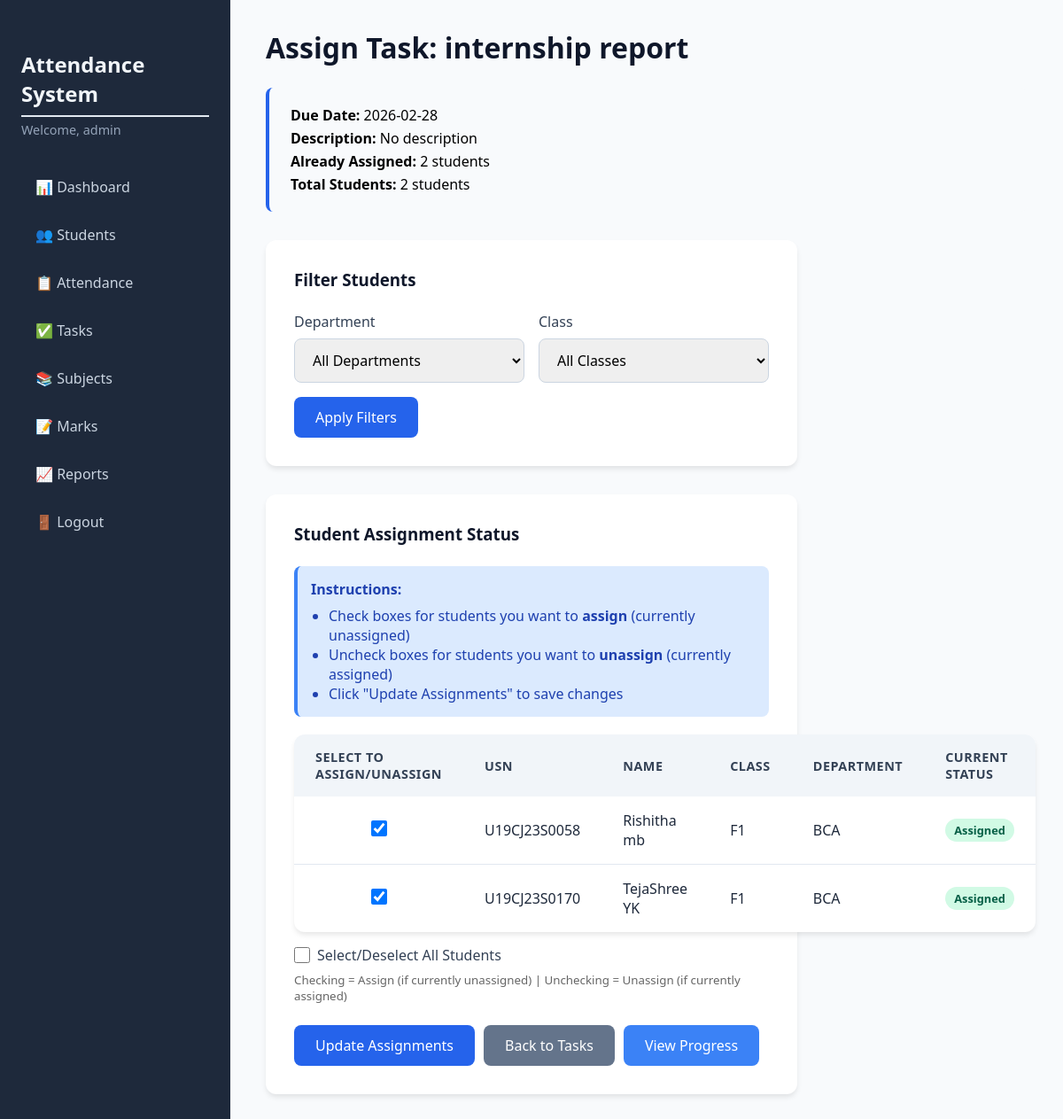
The page /tasks/assign/1 (signed in) on the database as committed earlier.
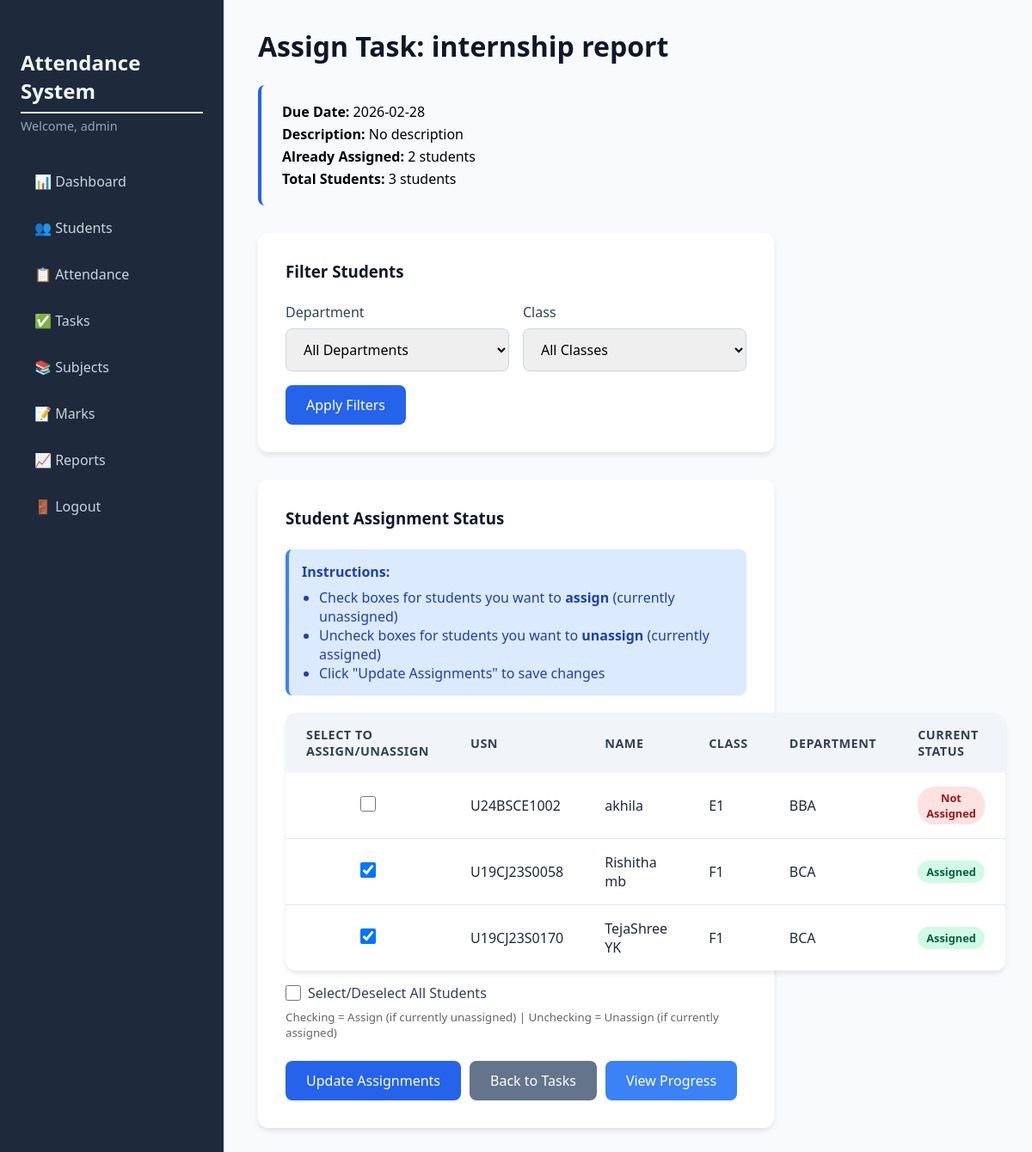
The same page on the database as committed later.
### tables this page shows
CREATE TABLE students (
                id INTEGER PRIMARY KEY AUTOINCREMENT,
                usn TEXT UNIQUE NOT NULL,
                name TEXT NOT NULL,
                email TEXT UNIQUE NOT NULL,
                phone TEXT,
                class TEXT NOT NULL,
                department TEXT NOT NULL,
                parent_name TEXT,
                parent_phone TEXT,
                parent_email TEXT
            );

### app.py (the view)
@app.route('/tasks/assign/<int:task_id>', methods=['GET'])
@login_required
def assign_task_page(task_id):
    db = get_db()
    task = db.execute("SELECT * FROM tasks WHERE id = ?", (task_id,)).fetchone()
    if not task:
        flash('Task not found.', 'danger')
        return redirect(url_for('tasks'))
    all_students = db.execute("SELECT * FROM students ORDER BY class, department, name").fetchall()
    assigned = db.execute(
        "SELECT student_id FROM student_tasks WHERE task_id = ?", (task_id,)
    ).fetchall()
    assigned_ids = [a['student_id'] for a in assigned]
    students_with_status = []
    for student in all_students:
        student_dict = dict(student)
        student_dict['assigned'] = student['id'] in assigned_ids
        students_with_status.append(student_dict)
    departments = sorted(set(s['department'] for s in students_with_status))
    classes = sorted(set(s['class'] for s in students_with_status))
    return render_template('assign_task.html',
                         task=task,
                         all_students=students_with_status,
                         assigned_count=len(assigned_ids),
                         total_students=len(all_students),
                         departments=departments,
                         classes=classes)

### app.py (called while the page is built)
def get_db():
    db = getattr(g, '_database', None)
    if db is None:
        db = g._database = sqlite3.connect(DATABASE)
        db.row_factory = sqlite3.Row
    return db

@app.teardown_appcontext
def close_connection(exception):
    db = getattr(g, '_database', None)
    if db is not None:
        db.close()

def login_required(f):
    @wraps(f)
    def decorated_function(*args, **kwargs):
        if 'admin_id' not in session:
            flash('Please log in to access this page.', 'warning')
            return redirect(url_for('login'))
        return f(*args, **kwargs)
    return decorated_function

### templates/assign_task.html (shortened to what the changed rows need)
{% extends "base.html" %}
{% block content %}
<h1>Assign Task: {{ task.title }}</h1>
<div class="task-meta">
    <p><strong>Due Date:</strong> {{ task.due_date }}</p>
    <p><strong>Description:</strong> {{ task.description or 'No description' }}</p>
    <p><strong>Already Assigned:</strong> {{ assigned_count }} students</p>
    <p><strong>Total Students:</strong> {{ total_students }} students</p>
</div>
<div class="form-card">
    {% if all_students %}
    <form method="POST" action="{{ url_for('update_task_assignments', task_id=task.id) }}" id="assignForm">
        <div class="table-responsive">
            <table class="table" id="studentsTable">
                <thead>
                    <tr>
                        <th>Select to Assign/Unassign</th>
                        <th>USN</th>
                        <th>Name</th>
                        <th>Class</th>
                        <th>Department</th>
                        <th>Current Status</th>
                    </tr>
                </thead>
                <tbody>
                    {% for student in all_students %}
                    <tr data-department="{{ student.department }}" data-class="{{ student.class }}">
                        <td style="text-align: center; vertical-align: middle;">
                            <input type="checkbox" name="student_ids" value="{{ student.id }}" class="student-checkbox"
                                {% if student.assigned %}checked{% endif %}>
                        </td>
                        <td>{{ student.usn }}</td>
                        <td>{{ student.name }}</td>
                        <td>{{ student.class }}</td>
                        <td>{{ student.department }}</td>
                        <td>
                            {% if student.assigned %}
                            <span class="badge badge-present">Assigned</span>
                            {% else %}
                            <span class="badge badge-absent">Not Assigned</span>
                            {% endif %}
                        </td>
                    </tr>
                    {% endfor %}
                </tbody>
            </table>
        </div>
    </form>
    {% else %}
    <div class="alert alert-info">
        <p>No students found in the system.</p>
    </div>
    {% endif %}
</div>
{% endblock %}

Rows that differ between the two databases and show on the page:
added students: usn "U24BSCE1002", name "akhila", class "E1", department "BBA", shows "Not Assigned"
Other text that changed with them:
{{ total_students }}: "2" → "3"
